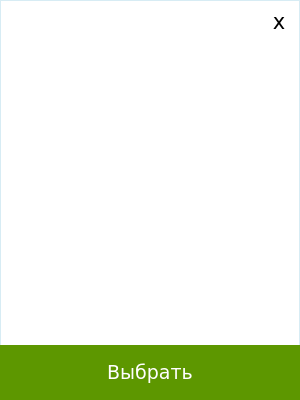
<?xml version="1.0" encoding="UTF-8"?>
<ui version="4.0">
 <class>ListsSelect</class>
 <widget class="QDialog" name="ListsSelect">
  <property name="geometry">
   <rect>
    <x>0</x>
    <y>0</y>
    <width>300</width>
    <height>400</height>
   </rect>
  </property>
  <property name="sizePolicy">
   <sizepolicy hsizetype="Fixed" vsizetype="Fixed">
    <horstretch>0</horstretch>
    <verstretch>0</verstretch>
   </sizepolicy>
  </property>
  <property name="minimumSize">
   <size>
    <width>300</width>
    <height>400</height>
   </size>
  </property>
  <property name="maximumSize">
   <size>
    <width>300</width>
    <height>400</height>
   </size>
  </property>
  <property name="font">
   <font>
    <family>Verdana</family>
    <pointsize>10</pointsize>
    <weight>50</weight>
    <bold>false</bold>
   </font>
  </property>
  <property name="windowTitle">
   <string/>
  </property>
  <property name="whatsThis">
   <string notr="true"/>
  </property>
  <property name="autoFillBackground">
   <bool>false</bool>
  </property>
  <property name="styleSheet">
   <string notr="true">QWidget
{
	background-color:white;
	border: 1px solid #d7ecf4;
}</string>
  </property>
  <property name="sizeGripEnabled">
   <bool>false</bool>
  </property>
  <property name="modal">
   <bool>false</bool>
  </property>
  <widget class="QPushButton" name="pushButton">
   <property name="geometry">
    <rect>
     <x>0</x>
     <y>345</y>
     <width>300</width>
     <height>55</height>
    </rect>
   </property>
   <property name="palette">
    <palette>
     <active>
      <colorrole role="WindowText">
       <brush brushstyle="SolidPattern">
        <color alpha="255">
         <red>255</red>
         <green>255</green>
         <blue>255</blue>
        </color>
       </brush>
      </colorrole>
      <colorrole role="Button">
       <brush brushstyle="SolidPattern">
        <color alpha="255">
         <red>93</red>
         <green>151</green>
         <blue>0</blue>
        </color>
       </brush>
      </colorrole>
      <colorrole role="Midlight">
       <brush brushstyle="SolidPattern">
        <color alpha="255">
         <red>208</red>
         <green>227</green>
         <blue>227</blue>
        </color>
       </brush>
      </colorrole>
      <colorrole role="Text">
       <brush brushstyle="SolidPattern">
        <color alpha="255">
         <red>255</red>
         <green>255</green>
         <blue>255</blue>
        </color>
       </brush>
      </colorrole>
      <colorrole role="ButtonText">
       <brush brushstyle="SolidPattern">
        <color alpha="255">
         <red>255</red>
         <green>255</green>
         <blue>255</blue>
        </color>
       </brush>
      </colorrole>
      <colorrole role="Base">
       <brush brushstyle="SolidPattern">
        <color alpha="255">
         <red>93</red>
         <green>151</green>
         <blue>0</blue>
        </color>
       </brush>
      </colorrole>
      <colorrole role="Window">
       <brush brushstyle="SolidPattern">
        <color alpha="255">
         <red>93</red>
         <green>151</green>
         <blue>0</blue>
        </color>
       </brush>
      </colorrole>
     </active>
     <inactive>
      <colorrole role="WindowText">
       <brush brushstyle="SolidPattern">
        <color alpha="255">
         <red>255</red>
         <green>255</green>
         <blue>255</blue>
        </color>
       </brush>
      </colorrole>
      <colorrole role="Button">
       <brush brushstyle="SolidPattern">
        <color alpha="255">
         <red>93</red>
         <green>151</green>
         <blue>0</blue>
        </color>
       </brush>
      </colorrole>
      <colorrole role="Midlight">
       <brush brushstyle="SolidPattern">
        <color alpha="255">
         <red>208</red>
         <green>227</green>
         <blue>227</blue>
        </color>
       </brush>
      </colorrole>
      <colorrole role="Text">
       <brush brushstyle="SolidPattern">
        <color alpha="255">
         <red>255</red>
         <green>255</green>
         <blue>255</blue>
        </color>
       </brush>
      </colorrole>
      <colorrole role="ButtonText">
       <brush brushstyle="SolidPattern">
        <color alpha="255">
         <red>255</red>
         <green>255</green>
         <blue>255</blue>
        </color>
       </brush>
      </colorrole>
      <colorrole role="Base">
       <brush brushstyle="SolidPattern">
        <color alpha="255">
         <red>93</red>
         <green>151</green>
         <blue>0</blue>
        </color>
       </brush>
      </colorrole>
      <colorrole role="Window">
       <brush brushstyle="SolidPattern">
        <color alpha="255">
         <red>93</red>
         <green>151</green>
         <blue>0</blue>
        </color>
       </brush>
      </colorrole>
     </inactive>
     <disabled>
      <colorrole role="WindowText">
       <brush brushstyle="SolidPattern">
        <color alpha="255">
         <red>255</red>
         <green>255</green>
         <blue>255</blue>
        </color>
       </brush>
      </colorrole>
      <colorrole role="Button">
       <brush brushstyle="SolidPattern">
        <color alpha="255">
         <red>93</red>
         <green>151</green>
         <blue>0</blue>
        </color>
       </brush>
      </colorrole>
      <colorrole role="Midlight">
       <brush brushstyle="SolidPattern">
        <color alpha="255">
         <red>208</red>
         <green>227</green>
         <blue>227</blue>
        </color>
       </brush>
      </colorrole>
      <colorrole role="Text">
       <brush brushstyle="SolidPattern">
        <color alpha="255">
         <red>255</red>
         <green>255</green>
         <blue>255</blue>
        </color>
       </brush>
      </colorrole>
      <colorrole role="ButtonText">
       <brush brushstyle="SolidPattern">
        <color alpha="255">
         <red>255</red>
         <green>255</green>
         <blue>255</blue>
        </color>
       </brush>
      </colorrole>
      <colorrole role="Base">
       <brush brushstyle="SolidPattern">
        <color alpha="255">
         <red>93</red>
         <green>151</green>
         <blue>0</blue>
        </color>
       </brush>
      </colorrole>
      <colorrole role="Window">
       <brush brushstyle="SolidPattern">
        <color alpha="255">
         <red>93</red>
         <green>151</green>
         <blue>0</blue>
        </color>
       </brush>
      </colorrole>
     </disabled>
    </palette>
   </property>
   <property name="font">
    <font>
     <family>Verdana</family>
     <pointsize>14</pointsize>
     <weight>50</weight>
     <bold>false</bold>
    </font>
   </property>
   <property name="mouseTracking">
    <bool>false</bool>
   </property>
   <property name="contextMenuPolicy">
    <enum>Qt::DefaultContextMenu</enum>
   </property>
   <property name="autoFillBackground">
    <bool>false</bool>
   </property>
   <property name="styleSheet">
    <string notr="true">QPushButton{
	color:white;
	background-color:#5d9700;
	border:none;
}
QPushButton:hover{
	background-color:#436d00;	
}
QPushButton:focus{outline: none;}</string>
   </property>
   <property name="text">
    <string>Выбрать</string>
   </property>
   <property name="autoDefault">
    <bool>false</bool>
   </property>
   <property name="default">
    <bool>true</bool>
   </property>
   <property name="flat">
    <bool>false</bool>
   </property>
  </widget>
  <widget class="QListWidget" name="listWidget">
   <property name="geometry">
    <rect>
     <x>39</x>
     <y>1</y>
     <width>221</width>
     <height>344</height>
    </rect>
   </property>
   <property name="sizePolicy">
    <sizepolicy hsizetype="Expanding" vsizetype="Expanding">
     <horstretch>0</horstretch>
     <verstretch>0</verstretch>
    </sizepolicy>
   </property>
   <property name="font">
    <font>
     <family>Verdana</family>
     <pointsize>10</pointsize>
    </font>
   </property>
   <property name="styleSheet">
    <string notr="true">QListWidget::item { margin: 0.2em;}
QListWidget{
    background-color:white;
border:none;
}
QScrollBar:vertical {border: none;
background-color: white;}
QScrollBar::handle:vertical {
border:none;background-color:#acd8e8;}
QScrollBar:horizontal {border: none;
background-color: white;}
QScrollBar::handle:horizontall {
border:none;background-color:#acd8e8;}</string>
   </property>
   <property name="lineWidth">
    <number>0</number>
   </property>
  </widget>
  <widget class="QPushButton" name="closeButton">
   <property name="geometry">
    <rect>
     <x>259</x>
     <y>1</y>
     <width>40</width>
     <height>40</height>
    </rect>
   </property>
   <property name="font">
    <font>
     <family>Verdana</family>
     <pointsize>16</pointsize>
     <weight>50</weight>
     <bold>false</bold>
    </font>
   </property>
   <property name="layoutDirection">
    <enum>Qt::LeftToRight</enum>
   </property>
   <property name="autoFillBackground">
    <bool>false</bool>
   </property>
   <property name="styleSheet">
    <string notr="true">QPushButton {	
padding-bottom: 0.4em;
background-color:white;
border:none;	
}
QPushButton:hover {
padding-bottom: 0.4em;
background-color:#d2374a;
color:white;
}
QPushButton:focus {
outline:none;
}</string>
   </property>
   <property name="text">
    <string>x</string>
   </property>
   <property name="autoDefault">
    <bool>false</bool>
   </property>
   <property name="default">
    <bool>false</bool>
   </property>
  </widget>
 </widget>
 <resources/>
 <connections/>
</ui>
